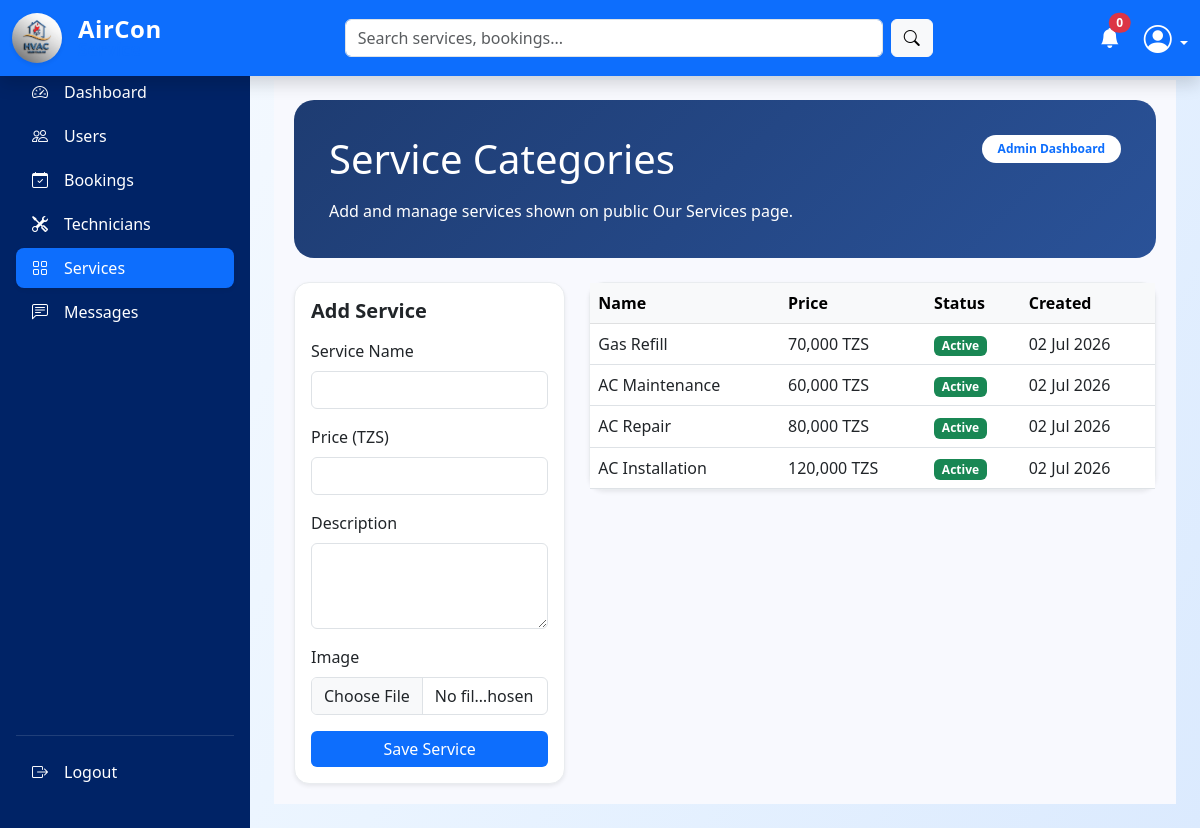
The page /admin/dashboard.php?page=services (signed in) on the database its author committed.
### tables this page shows
CREATE TABLE `service_categories` (
  `id` int(10) UNSIGNED NOT NULL,
  `name` varchar(100) NOT NULL,
  `image` varchar(255) DEFAULT NULL,
  `description` text DEFAULT NULL,
  `price` decimal(10,2) DEFAULT NULL,
  `status` enum('active','inactive') DEFAULT 'active',
  `created_at` timestamp NOT NULL DEFAULT current_timestamp()
);

### admin/dashboard.php (called while the page is built, shortened)
<?php
include "../shared/layout.php";

### includes/repositories/ServiceCategoryRepository.php (called while the page is built, shortened)
<?php
class ServiceCategoryRepository
{
    private mysqli $conn;
    public function __construct(mysqli $conn)
    {
        $this->conn = $conn;
    }
    public function getAll(): array
    {
        $sql = "SELECT id, name, image, description, price, status, created_at
                FROM service_categories
                ORDER BY id DESC";
        $result = $this->conn->query($sql);
        return $result ? $result->fetch_all(MYSQLI_ASSOC) : [];
    }
}

### includes/helpers.php (called while the page is built, shortened)
<?php
function e(?string $value): string
{
    return htmlspecialchars((string) $value, ENT_QUOTES, 'UTF-8');
}
function formatDate(?string $date): string
{
    return date('d M Y', strtotime($date));
}
function statusBadge(string $status): string
{
    $map = [
        'pending'   => 'bg-warning text-dark',
        'pending_payment' => 'bg-warning text-dark',
        'paid'      => 'bg-info text-dark',
        'in_progress' => 'bg-info text-dark',
        'approved'  => 'bg-primary',
        'rejected'  => 'bg-danger',
        'completed' => 'bg-success',
        'cancelled' => 'bg-secondary',
        'new' => 'bg-warning text-dark',
        'resolved' => 'bg-success',
        'closed' => 'bg-secondary',
        'active'    => 'bg-success',
        'inactive'  => 'bg-secondary',
        'blocked'   => 'bg-danger',
        'uploaded'  => 'bg-info',
        'reviewed'  => 'bg-success',
    ];
    return $map[$status] ?? 'bg-secondary';
}

### admin/content/services.php (the view, shortened to what this page needs)
<?php
$serviceRepo = new ServiceCategoryRepository($conn);
$services = $serviceRepo->getAll();
?>
<div class="dashboard-container">
    <div class="welcome-card mb-4">
        <div class="d-flex justify-content-between align-items-start flex-wrap">
            <div>
                <h1 class="mb-3">Service Categories</h1>
                <p class="mb-0">Add and manage services shown on public Our Services page.</p>
            </div>
            <div class="text-md-end">
                <span class="badge bg-white text-primary py-2 px-3 rounded-pill">Admin Dashboard</span>
            </div>
        </div>
    </div>
<div class="row g-4">
    <div class="col-lg-4">
        <div class="card border-0 shadow-sm">
            <div class="card-body">
                <h5 class="fw-bold mb-3">Add Service</h5>
                <form method="POST" action="../actions/admin/create_service_category.php" enctype="multipart/form-data">
                    <div class="mb-3">
                        <label class="form-label">Service Name</label>
                        <input type="text" class="form-control" name="name" required>
                    </div>
                    <div class="mb-3">
                        <label class="form-label">Price (TZS)</label>
                        <input type="number" class="form-control" name="price" min="1" required>
                    </div>
                    <div class="mb-3">
                        <label class="form-label">Description</label>
                        <textarea class="form-control" name="description" rows="3"></textarea>
                    </div>
                    <div class="mb-3">
                        <label class="form-label">Image</label>
                        <input type="file" class="form-control" name="image" accept="image/*">
                    </div>
                    <button class="btn btn-primary w-100">Save Service</button>
                </form>
            </div>
        </div>
    </div>
    <div class="col-lg-8">
        <div class="card border-0 shadow-sm">
            <div class="card-body p-0">
                <div class="table-responsive">
                    <table class="table table-hover mb-0">
                        <thead class="table-light">
                            <tr>
                                <th>Name</th>
                                <th>Price</th>
                                <th>Status</th>
                                <th>Created</th>
                            </tr>
                        </thead>
                        <tbody>
                            <?php if (empty($services)): ?>
                                <tr><td colspan="4" class="text-center text-muted py-4">No services yet.</td></tr>
                            <?php else: ?>
                                <?php foreach ($services as $service): ?>
                                    <tr>
                                        <td><?= e($service['name']) ?></td>
                                        <td><?= number_format((float) $service['price'], 0) ?> TZS</td>
                                        <td><span class="badge <?= statusBadge($service['status']) ?>"><?= e(ucfirst($service['status'])) ?></span></td>
                                        <td><?= e(formatDate($service['created_at'])) ?></td>
                                    </tr>
                                <?php endforeach; ?>
                            <?php endif; ?>
                        </tbody>
                    </table>
                </div>
            </div>
        </div>
    </div>
</div>
</div>

### assets/CSS/style.css (style rules this page uses)
:root { --primary-color: #0d6efd; --dark-blue: #002366; --accent-yellow: #ffc107; --text-muted: #6c757d; }
body { font-family: 'Segoe UI', Tahoma, Geneva, Verdana, sans-serif; color: #333; }
.btn { transition: .3s ease; }
.card { transition: transform 0.3s ease, box-shadow 0.3s ease; border: 1px solid #e9ecef !important; }
.card { border-radius: 15px !important; transition: transform 0.3s ease; }
.btn-primary { background-color: #0d6efd; border: none; }
body { margin:0; font-family:'Segoe UI',sans-serif; background: linear-gradient( 120deg, #f8fbff, #eaf4ff, #dbeafe ); }

### assets/CSS/dashboard.css (style rules this page uses)
:root { --sidebar-width: 250px; --topnav-height: 56px; --sidebar-bg: #002366; }
body { padding-top: var(--topnav-height); background-color: #f4f6f9; }
.dashboard-container { background: #f8f9fe; padding: 20px; }
.welcome-card { background: linear-gradient(135deg, #1e3c72 0%, #2a5298 100%); color: #fff; border-radius: 20px; padding: 35px; margin-bottom: 30px; }
.welcome-card h1, .welcome-card p { color: #fff; }

### rows shown on the page
service_categories: name "Gas Refill", price "70,000", status "Active", created_at "02 Jul 2026"
service_categories: name "AC Maintenance", price "60,000", status "Active", created_at "02 Jul 2026"
service_categories: name "AC Repair", price "80,000", status "Active", created_at "02 Jul 2026"
service_categories: name "AC Installation", price "120,000", status "Active", created_at "02 Jul 2026"

### other values the page prints
$notification_count "0"
